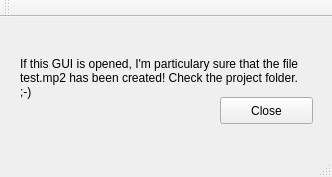
<?xml version="1.0" encoding="UTF-8"?>
<ui version="4.0">
 <class>MainWindow</class>
 <widget class="QMainWindow" name="MainWindow">
  <property name="geometry">
   <rect>
    <x>0</x>
    <y>0</y>
    <width>332</width>
    <height>177</height>
   </rect>
  </property>
  <property name="windowTitle">
   <string>MainWindow</string>
  </property>
  <widget class="QWidget" name="centralWidget">
   <widget class="QLabel" name="label">
    <property name="geometry">
     <rect>
      <x>20</x>
      <y>30</y>
      <width>291</width>
      <height>61</height>
     </rect>
    </property>
    <property name="text">
     <string>If this GUI is opened, I'm particulary sure that the file test.mp2 has been created! Check the project folder. ;-)</string>
    </property>
    <property name="wordWrap">
     <bool>true</bool>
    </property>
   </widget>
   <widget class="QPushButton" name="pushButton">
    <property name="geometry">
     <rect>
      <x>220</x>
      <y>80</y>
      <width>93</width>
      <height>27</height>
     </rect>
    </property>
    <property name="text">
     <string>Close</string>
    </property>
   </widget>
  </widget>
  <widget class="QMenuBar" name="menuBar">
   <property name="geometry">
    <rect>
     <x>0</x>
     <y>0</y>
     <width>332</width>
     <height>25</height>
    </rect>
   </property>
  </widget>
  <widget class="QToolBar" name="mainToolBar">
   <attribute name="toolBarArea">
    <enum>TopToolBarArea</enum>
   </attribute>
   <attribute name="toolBarBreak">
    <bool>false</bool>
   </attribute>
  </widget>
  <widget class="QStatusBar" name="statusBar"/>
 </widget>
 <layoutdefault spacing="6" margin="11"/>
 <resources/>
 <connections/>
</ui>
